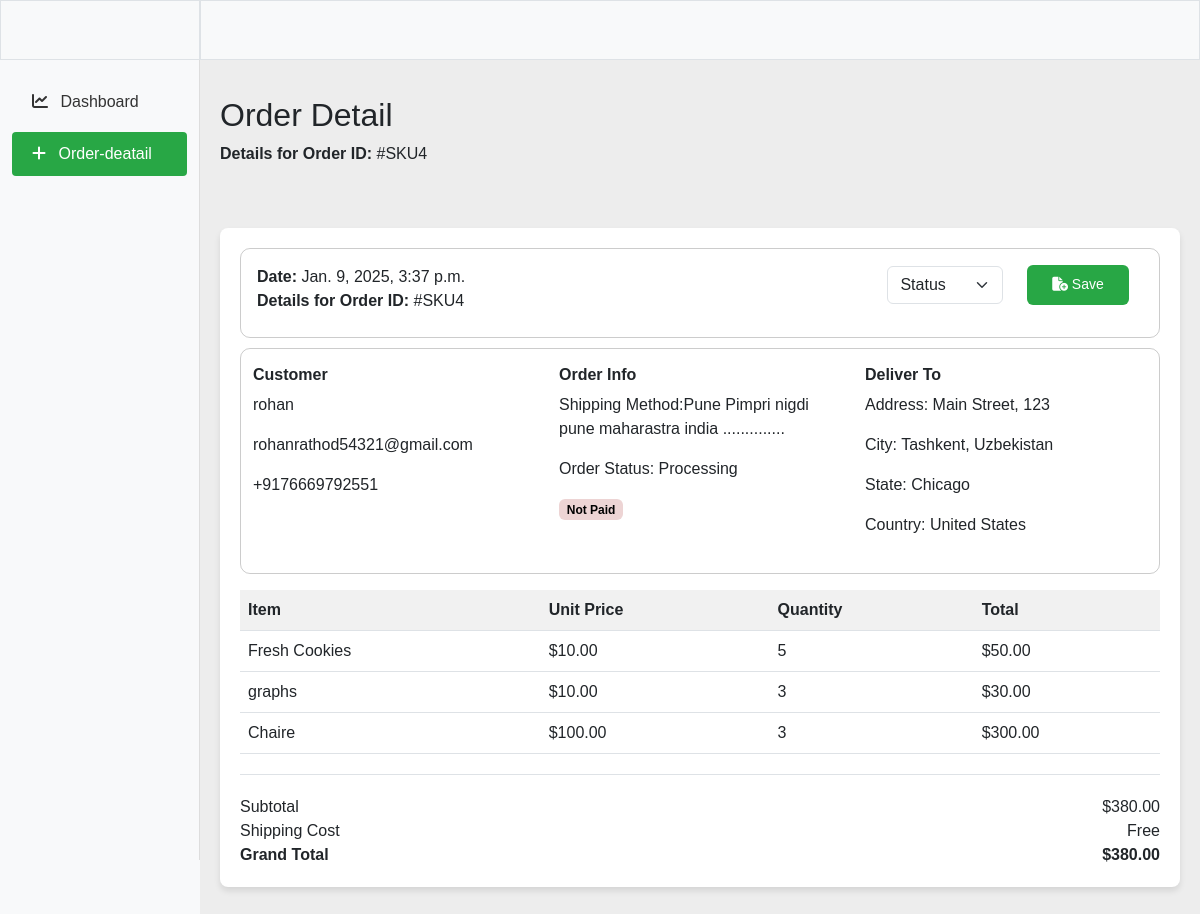
The page /useradmin/dashboard/order_detail/4 (signed in) on the database its author committed.
### core/models.py (models this page shows, shortened)
class CartOrder(models.Model):
    user = models.ForeignKey(User, on_delete=models.CASCADE)
    price = models.DecimalField(max_digits=9999999999999, decimal_places=2, default="1.99")
    paid_status = models.BooleanField(default=False)
    order_date = models.DateTimeField(auto_now_add=True)
    product_status = models.CharField(choices=STATUS_CHOICE, max_length=10, default="Processing")
    class Meta:
        verbose_name_plural = "Cart Order"  #categorys ==> Categories  in table

class Address(models.Model):
    user = models.ForeignKey(User, on_delete=models.SET_NULL, null=True)
    mobile = models.IntegerField(max_length=10, null=True)
    address = models.CharField(max_length=100, null = True)
    status = models.BooleanField(default=False)
    class Meta:
        verbose_name_plural = "Address"  #categorys ==> Categories  in table

class CartOrderItems(models.Model):
    order = models.ForeignKey(CartOrder, on_delete=models.CASCADE)
    invoice_no = models.CharField(max_length=200)
    product_status = models.CharField(max_length=200)
    item = models.CharField(max_length=200)
    images = models.CharField(max_length=200)
    qty = models.IntegerField(max_length=200, default=0)
    price = models.DecimalField(max_digits=9999999999999, decimal_places=2, default="1.99")
    total = models.DecimalField(max_digits=9999999999999, decimal_places=2, default="1.99")
    class Meta:
        verbose_name_plural = "Cart Order Items"  #categorys ==> Categories  in table

### userauths/models.py (models this page shows, shortened)
class User(AbstractUser):
    email = models.EmailField(unique=True, null=False)
    username = models.CharField(max_length=100)
    bio = models.CharField(max_length = 100)
    USERNAME_FIELD = "email"             # while filling login form set username will accept email
    REQUIRED_FIELDS = ['username']       # required fiels with email and password and password 2

class Profile(models.Model):
    user = models.OneToOneField(User, on_delete=models.CASCADE, default=None)
    full_name = models.CharField(max_length=100, null=True, blank=True)
    image = models.ImageField(upload_to="image", null=True, blank=True)
    bio = models.TextField(max_length=200, null=True, blank=True)
    phone = models.IntegerField(null=True, blank=True)
    address = models.CharField(max_length=200, null=True, blank=True)
    country = models.CharField(max_length=200, null=True, blank=True)
    verified = models.BooleanField(default=False)
    class Meta:
        verbose_name = "Profile"
        verbose_name_plural = "Profiles"

### useradmin/decorators.py (the view)
    def wrapper(request, *args, **kwargs):
        if request.user.is_superuser != True:
            messages.warning(request, "you are not authorized to accces this page")
            return redirect("/user/sign-in")
        return view_func(request, *args, **kwargs)

### core/context_processor.py (called while the page is built)
def default(request):
    categories = Category.objects.all()
    vendor = Vendor.objects.all()
    min_max_price = Product.objects.all().aggregate(Min('price'), Max('price'))
    wishlist_product_ids = Wishlist.objects.filter(user=request.user).values_list('product__id', flat=True) if request.user.is_authenticated else []
    try:
        wishlist = Wishlist.objects.filter(user = request.user)
    except:
        messages.warning(request, "You need to login first")
        wishlist = 0
    try:
        address = Address.objects.get(user = request.user)
    except:
        address = None
    return {
        'categories': categories,
        'address' : address,
        'vendors' : vendor,
        'min_max_price' : min_max_price,
        'wishlist':wishlist,
        'wishlist_product_ids':wishlist_product_ids,
    }

### useradmin/views.py (called while the page is built)
@admin_required
def order_detail(request, id):
    order = CartOrder.objects.get(id=id)
    user = User.objects.get(id=order.user.id)
    order_detail = CartOrderItems.objects.filter(order=order)
    profile = Profile.objects.get(user=user)
    adrs = Address.objects.get(user=user, status = True)
    return render(request, "useradmin/order_detail.html", {"order": order, "order_detail": order_detail,"profile":profile, "adrs":adrs})

### templates/useradmin/order_detail.html (shortened to what this page needs)
{% load static %} {{ form.media }}
<!DOCTYPE html>
<html lang="en">
  <head>
    <link
      href="https://cdn.jsdelivr.net/npm/bootstrap@5.3.0/dist/css/bootstrap.min.css"
      rel="stylesheet"
    />
    <link
      rel="stylesheet"
      href="https://cdnjs.cloudflare.com/ajax/libs/font-awesome/6.7.2/css/all.min.css"
    />
    <link
      rel="stylesheet"
      type="text/css"
      href="{% static 'assets/useradmin/dashboard.css' %}"
    />
    <link
      rel="stylesheet"
      href="https://cdnjs.cloudflare.com/ajax/libs/font-awesome/6.0.0/css/all.min.css"
    />
  </head>
  <body>
    <div class="container-fluid">
      <div class="row">
        <div class="col-md-3 col-lg-2 border" style="height: 60px"></div>
        <div class="col-md-9 col-lg-10 border"></div>
      </div>
    </div>
    <div class="container-fluid">
      <div class="row">
        <div class="col-md-3 col-lg-2 sidebar">
          <a
            href="{% url 'useradmin:dashboard' %}"
            class="mb-2"
            onclick="showSection('dashboard')"
            ><i class="fas fa-chart-line me-2"></i> Dashboard</a
          >
          <a class="active mb-2" onclick="showSection('orders')"
            ><i class="fas fa-plus me-2"></i> Order-deatail</a
          >
        </div>
        <div
          class="col-md-9 col-lg-10 content"
          style="background-color: rgb(237, 237, 237)"
        >
          <div id="orders" class="section">
            <div class="row d-flex justify-content-between">
              <div class="col-md-6 mt-3 mb-3">
                <h2>Order Detail</h2>
                <p><strong>Details for Order ID:</strong> #SKU{{order.id}}</p>
              </div>
              <div class="col-md-6 d-flex justify-content-end"></div>
            </div>
            <div class="container order-container">
              <div
                class="section p-3"
                style="border: 1px solid rgb(0, 0, 0, 0.2); border-radius: 10px"
              >
                <div class="row d-flex justify-content-between p-0 pb-2">
                  <div class="col-md-6">
                    <p class="mb-0">
                      <strong>Date:</strong> {{order.order_date}}
                    </p>
                    <p class="mb-0">
                      <strong>Details for Order ID:</strong> #SKU{{order.id}}
                    </p>
                  </div>
                  <div class="col-md-6 d-flex justify-content-end">
                    <form
                      action="{% url 'useradmin:order_status' order.id%}"
                      method="POST"
                    >
                      <div
                        class="row d-flex justify-content-end align-items-center"
                      >
                        <div class="col-md-6">
                          <select class="form-select" name="status">
                            <option selected>Status</option>
                          </select>
                        </div>
                        <div class="col-md-6">
                          <button
                            class="btn submit pt-1 ps-4 pe-4"
                            type="submit"
                            style="
                              font-weight: 500;
                              color: white;
                              height: 40px;
                              background-color: #28a745;
                            "
                          >
                            <span class="small"
                              ><i class="fa-solid fa-file-circle-plus"></i> Save
                            </span>
                          </button>
                        </div>
                      </div>
                    </form>
                  </div>
                </div>
              </div>
              <div
                class="row pt-3 m-0 mb-2"
                style="border: 1px solid rgb(0, 0, 0, 0.2); border-radius: 10px"
              >
                <div class="col-md-4 info-block">
                  <h6>Customer</h6>
                  <p>{{order.user.username}}</p>
                  <p>{{order.user.email}}</p>
                  <p>+91{{profile.phone}}</p>
                </div>
                <div class="col-md-4 info-block">
                  <h6>Order Info</h6>
                  <p>Shipping Method:{{adrs.address}}</p>
                  <p>Order Status: {{order.product_status}}</p>
                  {% if order.paid_status == True %}
                  <td><span class="badge status-paid"> Paid</span></td>
                  {% else %}
                  <td><span class="badge status-unpaid">Not Paid</span></td>
                  {% endif %}
                </div>
                <div class="col-md-4 info-block">
                  <h6>Deliver To</h6>
                  <p>Address: Main Street, 123</p>
                  <p>City: Tashkent, Uzbekistan</p>
                  <p>State: Chicago</p>
                  <p>Country: United States</p>
                </div>
              </div>
              <div class="section mt-3">
                <table class="table">
                  <thead>
                    <tr>
                      <th>Item</th>
                      <th>Unit Price</th>
                      <th>Quantity</th>
                      <th>Total</th>
                    </tr>
                  </thead>
                  <tbody>
                    {% for od in order_detail %}
                    <tr>
                      <td>{{od.item}}</td>
                      <td>${{od.price}}</td>
                      <td>{{od.qty}}</td>
                      <td>${{od.total}}</td>
                    </tr>
                    {% endfor %}
                  </tbody>
                </table>
              </div>
              <div class="order-summary">
                <div class="summary-item">
                  <span>Subtotal</span>
                  <span>${{order.price}}</span>
                </div>
                <div class="summary-item">
                  <span>Shipping Cost</span>
                  <span>Free</span>
                </div>
                <div class="summary-item">
                  <strong>Grand Total</strong>
                  <strong>${{order.price}}</strong>
                </div>
              </div>
            </div>
          </div>
        </div>
      </div>
    </div>
  </body>
</html>

### static/assets/useradmin/dashboard.css (style rules this page uses)
body { font-family: Arial, sans-serif; background-color: #f8f9fa; }
.sidebar { height: 100vh; background-color: #f8f9fa; border-right: 1px solid #ddd; padding-top: 20px; }
.sidebar a { font-size: 16px; color: #333; display: block; padding: 10px 20px; text-decoration: none; cursor: pointer; }
.sidebar a:hover, .sidebar a.active { background-color: rgb(40, 167, 69); color: white; border-radius: 4px; }
.content { padding: 20px; }
.table th, .table td { vertical-align: middle; }
.table th { background-color: #f1f1f1; }
.status-unpaid { background-color: #edd4d4; color: #000000; }
.order-container { max-width: 1200px; margin: 30px auto; background: #fff; padding: 20px; border-radius: 8px; box-shadow: 0 4px 6px rgba(0, 0, 0, 0.1); }
.section { margin-bottom: 10px; }
.info-block { margin-bottom: 20px; }
.info-block h6 { font-weight: bold; }
.order-summary { border-top: 1px solid #dee2e6; margin-top: 20px; padding-top: 20px; }
.summary-item { display: flex; justify-content: space-between; }

### rows shown on the page
CartOrder: id "4", order_date "Jan. 9, 2025, 3:37 p.m.", user.username "rohan", user.email "rohanrathod54321@gmail.com", product_status "Processing", price "380.00"
Profile: phone "76669792551"
Address: address "Pune Pimpri nigdi pune maharastra india .............."
CartOrderItems: item "Fresh Cookies", price "10.00", qty "5", total "50.00"
CartOrderItems: item "graphs", price "10.00", qty "3", total "30.00"
CartOrderItems: item "Chaire", price "100.00", qty "3", total "300.00"
